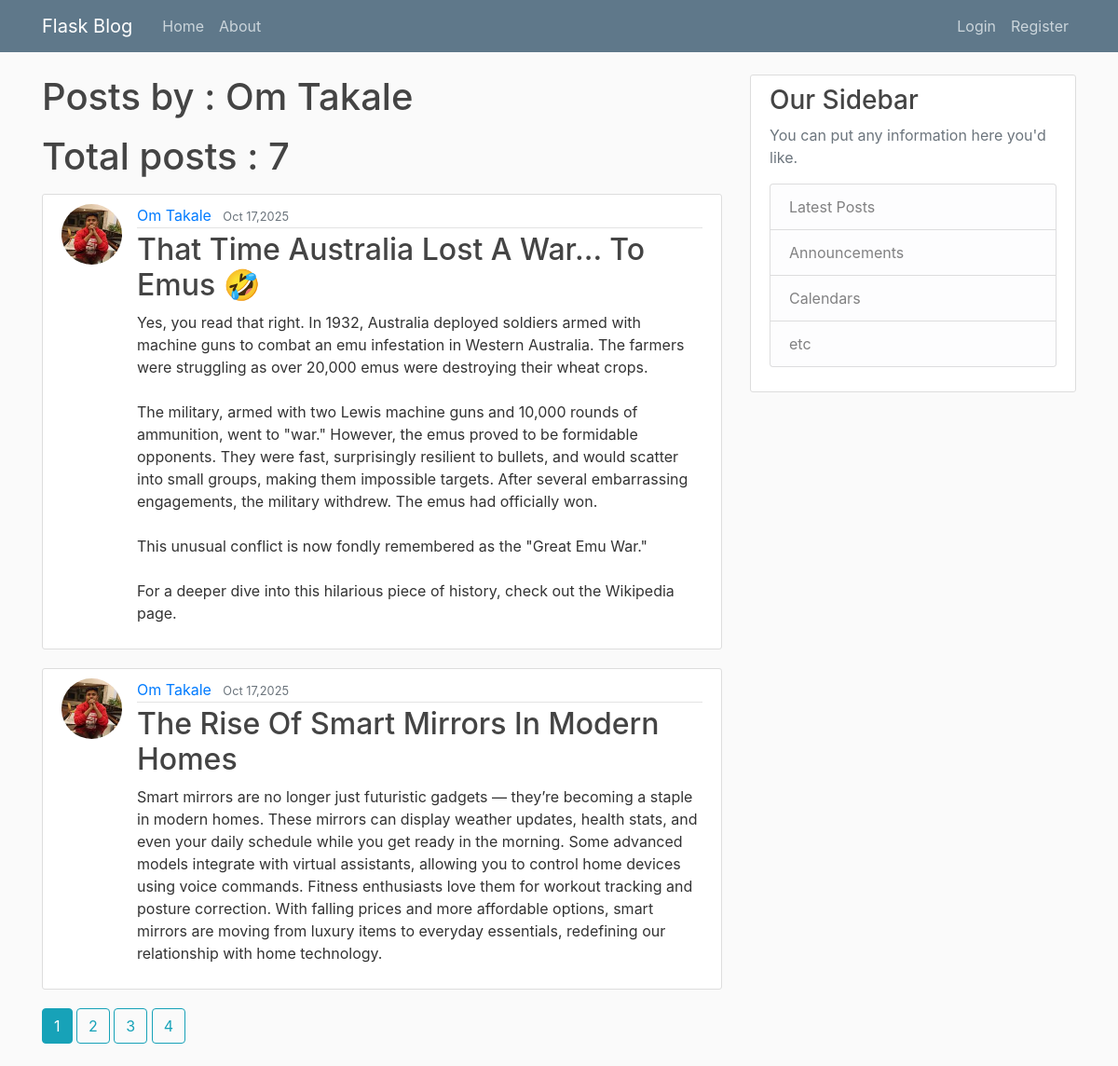
The page /post/user/Om Takale on the database its author committed.
### blog_website/db_models.py (models this page shows, shortened)
class User(db.Model,UserMixin): #table name is class name in lowercase
    id=db.Column(db.Integer,primary_key=True)
    username=db.Column(db.String(20),nullable=False,unique=True)
    email=db.Column(db.String(120),nullable=False,unique=True)
    password=db.Column(db.String(60),nullable=False)
    img_file=db.Column(db.String(20),nullable=False,default='default.jpg')
    posts=db.relationship('Post',backref='author',lazy=True)
    salt=secrets.token_hex(32) #class variable

class Post(db.Model):
    id=db.Column(db.Integer,primary_key=True)
    title=db.Column(db.String(100),nullable=False)
    date_posted=db.Column(db.DateTime,nullable=False,default=datetime.now(timezone.utc))
    content=db.Column(db.Text,nullable=False)
    user_id = db.Column(db.Integer, db.ForeignKey('user.id'), nullable=False)

### blog_website/posts/routes.py (the view)
@posts.route('/post/user/<string:username>',methods=['GET'])
def user_post(username):
    page=request.args.get('page',1,type=int)
    print(username)
    user=User.query.filter_by(username=username).first_or_404()
    posts=Post.query.filter_by(author=user).order_by(Post.date_posted.desc()).paginate(page=page,per_page=2)
    return render_template('user_post.html',title="posts",posts=posts,user=user)

### blog_website/templates/user_post.html
{% extends "layout.html" %}
{% block content %}
    <h1 class="mb-3">Posts by : {{user.username}}</h1>
    <h1 class="mb-3">Total posts : {{posts.total}}</h1>
     {% for post in posts.items %}
        <article class="media content-section">
          <img class="rounded-circle article-img" src="{{url_for('static',filename='Profile_picture/'+post.author.img_file)}}">
          <div class="media-body">
            <div class="article-metadata">
              <a class="mr-2" href="{{url_for('posts.user_post',username=post.author.username)}}">{{ post.author.username.title() }}</a>
              <small class="text-muted">{{ post.date_posted.strftime('%b %d,%Y') }}</small>
            </div>
            <h2><a class="article-title" href="{{url_for('posts.post',post_id=post.id)}}">{{ post.title.title() }}</a></h2>
            <p class="article-content">{{ post.content }}</p>
          </div>
        </article>
        {% endfor %}
        {% for page_num in posts.iter_pages(left_edge=2,left_current=2,right_current=2,right_edge=1) %}
        {% if page_num %}
          {% if posts.page==page_num%}
            <a class="btn btn-info mb-4" href="{{url_for('posts.user_post',page=page_num,username=user.username)}}">{{page_num}}</a>
          {%else%}
            <a class="btn btn-outline-info mb-4" href="{{url_for('posts.user_post',page=page_num,username=user.username)}}">{{page_num}}</a>
          {%endif%}
        {%else%}
        ...
        {%endif%}
    {%endfor%}
{% endblock content %}

### blog_website/static/main.css (style rules this page uses)
body { background: #fafafa; color: #333333; margin-top: 5rem; }
h1, h2, h3, h4, h5, h6 { color: #444444; }
.content-section { background: #ffffff; padding: 10px 20px; border: 1px solid #dddddd; border-radius: 3px; margin-bottom: 20px; }
.article-title { color: #444444; }
.article-content { white-space: pre-line; }
.article-img { height: 65px; width: 65px; margin-right: 16px; }
.article-metadata { padding-bottom: 1px; margin-bottom: 4px; border-bottom: 1px solid #e3e3e3 }

### rows shown on the page
User: username "Om Takale"
Post: img_file (picture), author.username "Om Takale", date_posted "Oct 17,2025", title "That Time Australia Lost A War... To Emus 🤣", content "Yes, you read that right. In 1932, Australia deployed soldiers armed with machine guns to combat an emu infestation in Western Australia. The farmers were struggling as over 20,000 emus were destroying their wheat crops. The military, armed with two Lewis machine guns and 10,000 rounds of ammunition, went to \"war.\" However, the emus proved to be formidable opponents. They were fast, surprisingly resilient to bullets, and would scatter into small groups, making them impossible targets. After several embarrassing engagements, the military withdrew. The emus had officially won. This unusual conflict is now fondly remembered as the \"Great Emu War.\" For a deeper dive into this hilarious piece of…"
Post: img_file (picture), author.username "Om Takale", date_posted "Oct 17,2025", title "The Rise Of Smart Mirrors In Modern Homes", content "Smart mirrors are no longer just futuristic gadgets — they’re becoming a staple in modern homes. These mirrors can display weather updates, health stats, and even your daily schedule while you get ready in the morning. Some advanced models integrate with virtual assistants, allowing you to control home devices using voice commands. Fitness enthusiasts love them for workout tracking and posture correction. With falling prices and more affordable options, smart mirrors are moving from luxury items to everyday essentials, redefining our relationship with home technology."

### other values the page prints
{{ posts.total }} "7"
{{ page_num }} "1"
{{ page_num }} "2" "3" "4"
